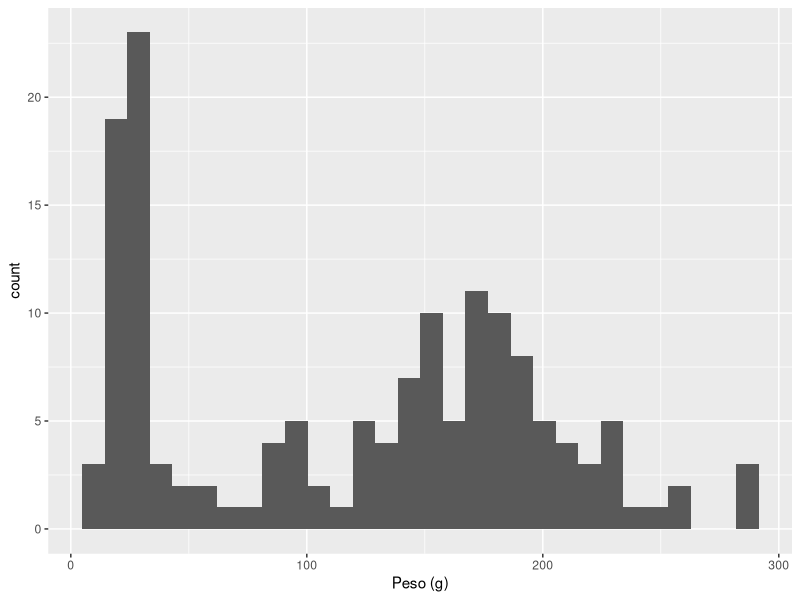
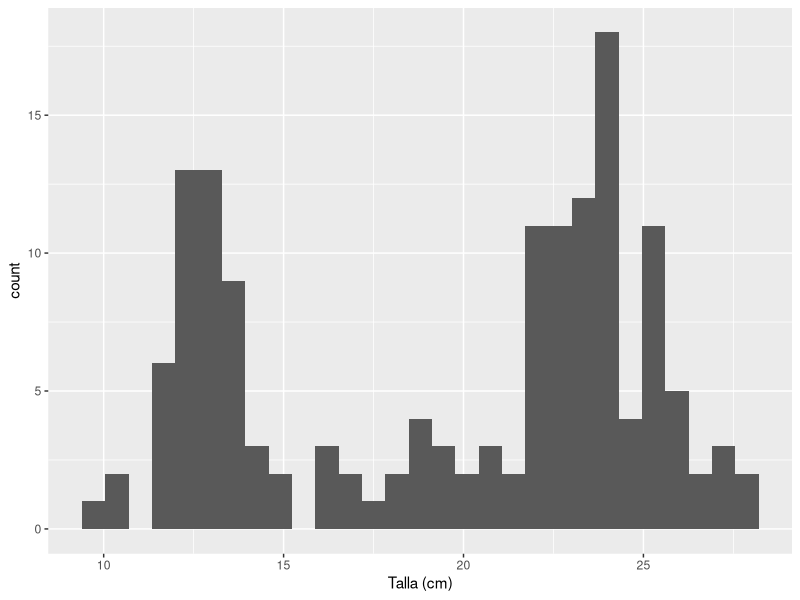
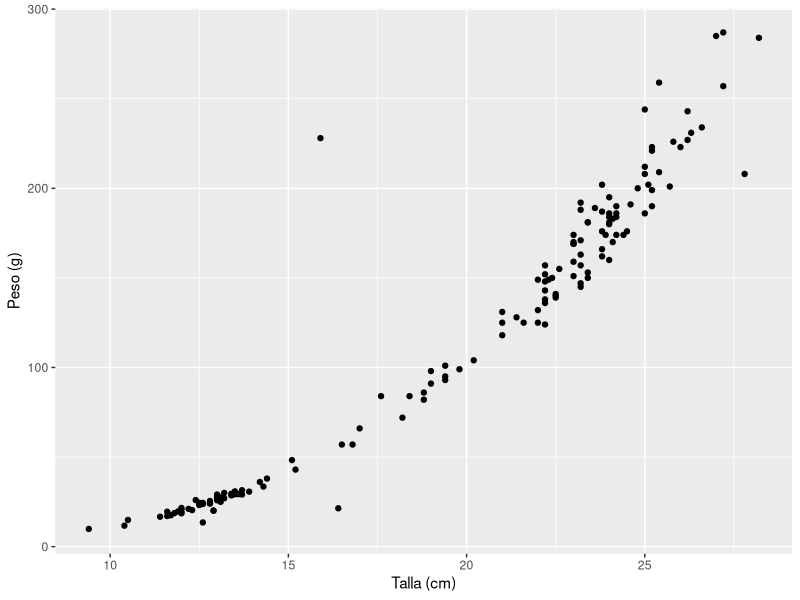
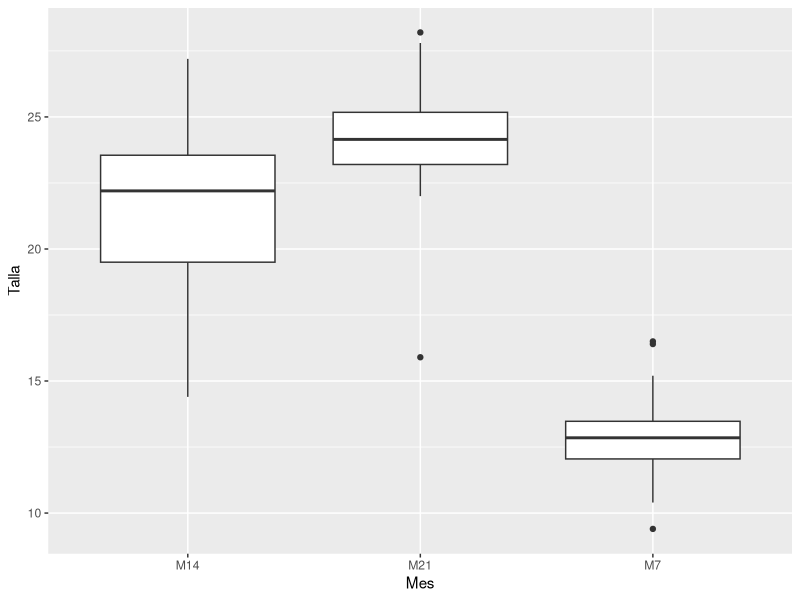

Recreate these plots in R, in order.
## ---- chunk 1
knitr::opts_chunk$set(echo = FALSE)
library(readxl)
library(dplyr)
library(ggplot2)
library(knitr)
## ---- chunk 2
# ....
lenguado2008 <- read_excel("lenguado2008.xlsx")
## ---- chunk 3
tabla_year <- table(lenguado2008$Año)
table(lenguado2008$Mes)
tabla_year %>% kable(caption = "tabla de frecuencia peso por año")

## ---- chunk 4
ggplot(lenguado2008, aes(x = Peso)) +
  geom_histogram(bins = 30)+ 
  labs(x="Peso (g)")
## ---- chunk 5
ggplot(lenguado2008, aes(x = Talla)) +
  geom_histogram(bins = 30)+
  labs(x="Talla (cm)")

## ---- chunk 6
ggplot(lenguado2008, aes(x=Talla, y=Peso)) +
    geom_point() +
  labs(x="Talla (cm)", y="Peso (g)")
  
## ---- chunk 7
lenguado2008$Mes<- as.factor(lenguado2008$Mes)
# Tablas de frecuencia peso por año
tabla_Mes <- table(lenguado2008$Mes)
tabla_Mes %>% kable(caption = "Número de peces por mes")
summary(lenguado2008)
## ---- chunk 8
lenguado2008$Talla <- as.numeric(lenguado2008$Talla)
lenguado2008$Peso <- as.numeric(lenguado2008$Peso)
ggplot(lenguado2008, aes(x = Mes, y = Talla)) +
  geom_boxplot()+
  labs(x="Mes", y="Talla")
# En el mes 21 se encuentra un dato atipico
## ---- chunk 9
lenguado2008$Fecha <- as.factor(lenguado2008$Fecha)
lenguado2008$Año <- as.factor(lenguado2008$Año)
summary(lenguado2008)
str(lenguado2008)
head(lenguado2008)
